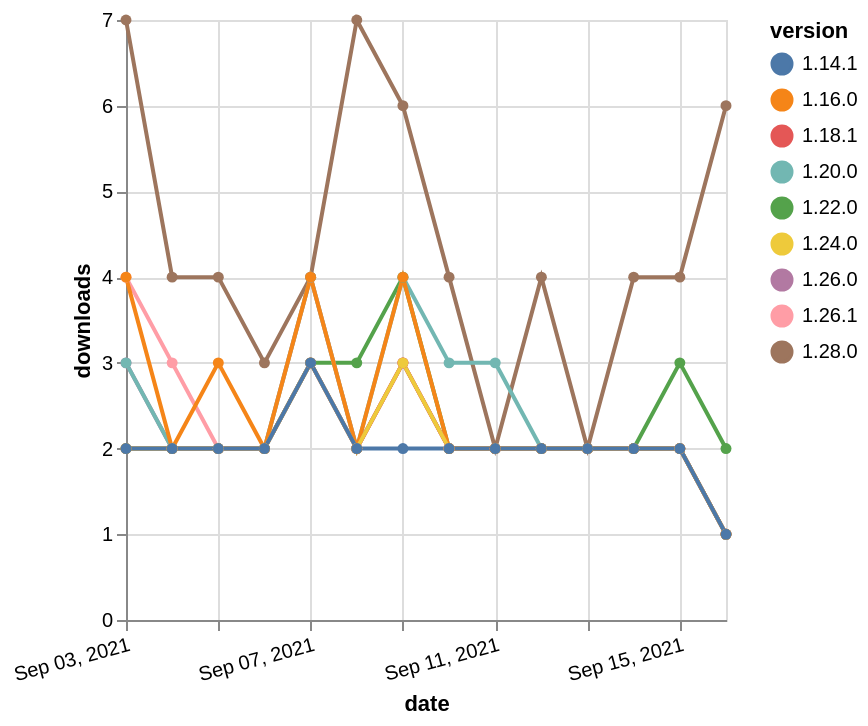

Source (Vega-Lite JSON):
### Vega-Lite specification from a JSON file in a GitHub repository (floating-point values rounded to 4 significant figures)
{"$schema": "https://vega.github.io/schema/vega-lite/v5.json", "description": "A simple bar chart with embedded data.", "data": {"values": [{"date": "2021-09-03", "total": 1753, "delta": 2, "version": "1.22.0"}, {"date": "2021-09-04", "total": 1755, "delta": 2, "version": "1.22.0"}, {"date": "2021-09-05", "total": 1757, "delta": 2, "version": "1.22.0"}, {"date": "2021-09-06", "total": 1759, "delta": 2, "version": "1.22.0"}, {"date": "2021-09-07", "total": 1762, "delta": 3, "version": "1.22.0"}, {"date": "2021-09-08", "total": 1765, "delta": 3, "version": "1.22.0"}, {"date": "2021-09-09", "total": 1769, "delta": 4, "version": "1.22.0"}, {"date": "2021-09-10", "total": 1771, "delta": 2, "version": "1.22.0"}, {"date": "2021-09-11", "total": 1773, "delta": 2, "version": "1.22.0"}, {"date": "2021-09-12", "total": 1775, "delta": 2, "version": "1.22.0"}, {"date": "2021-09-13", "total": 1777, "delta": 2, "version": "1.22.0"}, {"date": "2021-09-14", "total": 1779, "delta": 2, "version": "1.22.0"}, {"date": "2021-09-15", "total": 1782, "delta": 3, "version": "1.22.0"}, {"date": "2021-09-16", "total": 1784, "delta": 2, "version": "1.22.0"}, {"date": "2021-09-03", "total": 488, "delta": 4, "version": "1.26.1"}, {"date": "2021-09-04", "total": 491, "delta": 3, "version": "1.26.1"}, {"date": "2021-09-05", "total": 493, "delta": 2, "version": "1.26.1"}, {"date": "2021-09-06", "total": 495, "delta": 2, "version": "1.26.1"}, {"date": "2021-09-07", "total": 499, "delta": 4, "version": "1.26.1"}, {"date": "2021-09-08", "total": 501, "delta": 2, "version": "1.26.1"}, {"date": "2021-09-09", "total": 504, "delta": 3, "version": "1.26.1"}, {"date": "2021-09-10", "total": 506, "delta": 2, "version": "1.26.1"}, {"date": "2021-09-11", "total": 508, "delta": 2, "version": "1.26.1"}, {"date": "2021-09-12", "total": 510, "delta": 2, "version": "1.26.1"}, {"date": "2021-09-13", "total": 512, "delta": 2, "version": "1.26.1"}, {"date": "2021-09-14", "total": 514, "delta": 2, "version": "1.26.1"}, {"date": "2021-09-15", "total": 516, "delta": 2, "version": "1.26.1"}, {"date": "2021-09-16", "total": 517, "delta": 1, "version": "1.26.1"}, {"date": "2021-09-03", "total": 319, "delta": 7, "version": "1.28.0"}, {"date": "2021-09-04", "total": 323, "delta": 4, "version": "1.28.0"}, {"date": "2021-09-05", "total": 327, "delta": 4, "version": "1.28.0"}, {"date": "2021-09-06", "total": 330, "delta": 3, "version": "1.28.0"}, {"date": "2021-09-07", "total": 334, "delta": 4, "version": "1.28.0"}, {"date": "2021-09-08", "total": 341, "delta": 7, "version": "1.28.0"}, {"date": "2021-09-09", "total": 347, "delta": 6, "version": "1.28.0"}, {"date": "2021-09-10", "total": 351, "delta": 4, "version": "1.28.0"}, {"date": "2021-09-11", "total": 353, "delta": 2, "version": "1.28.0"}, {"date": "2021-09-12", "total": 357, "delta": 4, "version": "1.28.0"}, {"date": "2021-09-13", "total": 359, "delta": 2, "version": "1.28.0"}, {"date": "2021-09-14", "total": 363, "delta": 4, "version": "1.28.0"}, {"date": "2021-09-15", "total": 367, "delta": 4, "version": "1.28.0"}, {"date": "2021-09-16", "total": 373, "delta": 6, "version": "1.28.0"}, {"date": "2021-09-03", "total": 776, "delta": 3, "version": "1.26.0"}, {"date": "2021-09-04", "total": 778, "delta": 2, "version": "1.26.0"}, {"date": "2021-09-05", "total": 780, "delta": 2, "version": "1.26.0"}, {"date": "2021-09-06", "total": 782, "delta": 2, "version": "1.26.0"}, {"date": "2021-09-07", "total": 785, "delta": 3, "version": "1.26.0"}, {"date": "2021-09-08", "total": 787, "delta": 2, "version": "1.26.0"}, {"date": "2021-09-09", "total": 790, "delta": 3, "version": "1.26.0"}, {"date": "2021-09-10", "total": 792, "delta": 2, "version": "1.26.0"}, {"date": "2021-09-11", "total": 794, "delta": 2, "version": "1.26.0"}, {"date": "2021-09-12", "total": 796, "delta": 2, "version": "1.26.0"}, {"date": "2021-09-13", "total": 798, "delta": 2, "version": "1.26.0"}, {"date": "2021-09-14", "total": 800, "delta": 2, "version": "1.26.0"}, {"date": "2021-09-15", "total": 802, "delta": 2, "version": "1.26.0"}, {"date": "2021-09-16", "total": 803, "delta": 1, "version": "1.26.0"}, {"date": "2021-09-03", "total": 2202, "delta": 3, "version": "1.20.0"}, {"date": "2021-09-04", "total": 2204, "delta": 2, "version": "1.20.0"}, {"date": "2021-09-05", "total": 2206, "delta": 2, "version": "1.20.0"}, {"date": "2021-09-06", "total": 2208, "delta": 2, "version": "1.20.0"}, {"date": "2021-09-07", "total": 2212, "delta": 4, "version": "1.20.0"}, {"date": "2021-09-08", "total": 2214, "delta": 2, "version": "1.20.0"}, {"date": "2021-09-09", "total": 2218, "delta": 4, "version": "1.20.0"}, {"date": "2021-09-10", "total": 2221, "delta": 3, "version": "1.20.0"}, {"date": "2021-09-11", "total": 2224, "delta": 3, "version": "1.20.0"}, {"date": "2021-09-12", "total": 2226, "delta": 2, "version": "1.20.0"}, {"date": "2021-09-13", "total": 2228, "delta": 2, "version": "1.20.0"}, {"date": "2021-09-14", "total": 2230, "delta": 2, "version": "1.20.0"}, {"date": "2021-09-15", "total": 2232, "delta": 2, "version": "1.20.0"}, {"date": "2021-09-16", "total": 2233, "delta": 1, "version": "1.20.0"}, {"date": "2021-09-03", "total": 2576, "delta": 4, "version": "1.16.0"}, {"date": "2021-09-04", "total": 2578, "delta": 2, "version": "1.16.0"}, {"date": "2021-09-05", "total": 2581, "delta": 3, "version": "1.16.0"}, {"date": "2021-09-06", "total": 2583, "delta": 2, "version": "1.16.0"}, {"date": "2021-09-07", "total": 2587, "delta": 4, "version": "1.16.0"}, {"date": "2021-09-08", "total": 2589, "delta": 2, "version": "1.16.0"}, {"date": "2021-09-09", "total": 2593, "delta": 4, "version": "1.16.0"}, {"date": "2021-09-10", "total": 2595, "delta": 2, "version": "1.16.0"}, {"date": "2021-09-11", "total": 2597, "delta": 2, "version": "1.16.0"}, {"date": "2021-09-12", "total": 2599, "delta": 2, "version": "1.16.0"}, {"date": "2021-09-13", "total": 2601, "delta": 2, "version": "1.16.0"}, {"date": "2021-09-14", "total": 2603, "delta": 2, "version": "1.16.0"}, {"date": "2021-09-15", "total": 2605, "delta": 2, "version": "1.16.0"}, {"date": "2021-09-16", "total": 2606, "delta": 1, "version": "1.16.0"}, {"date": "2021-09-03", "total": 2169, "delta": 2, "version": "1.18.1"}, {"date": "2021-09-04", "total": 2171, "delta": 2, "version": "1.18.1"}, {"date": "2021-09-05", "total": 2173, "delta": 2, "version": "1.18.1"}, {"date": "2021-09-06", "total": 2175, "delta": 2, "version": "1.18.1"}, {"date": "2021-09-07", "total": 2178, "delta": 3, "version": "1.18.1"}, {"date": "2021-09-08", "total": 2180, "delta": 2, "version": "1.18.1"}, {"date": "2021-09-09", "total": 2183, "delta": 3, "version": "1.18.1"}, {"date": "2021-09-10", "total": 2185, "delta": 2, "version": "1.18.1"}, {"date": "2021-09-11", "total": 2187, "delta": 2, "version": "1.18.1"}, {"date": "2021-09-12", "total": 2189, "delta": 2, "version": "1.18.1"}, {"date": "2021-09-13", "total": 2191, "delta": 2, "version": "1.18.1"}, {"date": "2021-09-14", "total": 2193, "delta": 2, "version": "1.18.1"}, {"date": "2021-09-15", "total": 2195, "delta": 2, "version": "1.18.1"}, {"date": "2021-09-16", "total": 2196, "delta": 1, "version": "1.18.1"}, {"date": "2021-09-03", "total": 1105, "delta": 2, "version": "1.24.0"}, {"date": "2021-09-04", "total": 1107, "delta": 2, "version": "1.24.0"}, {"date": "2021-09-05", "total": 1109, "delta": 2, "version": "1.24.0"}, {"date": "2021-09-06", "total": 1111, "delta": 2, "version": "1.24.0"}, {"date": "2021-09-07", "total": 1114, "delta": 3, "version": "1.24.0"}, {"date": "2021-09-08", "total": 1116, "delta": 2, "version": "1.24.0"}, {"date": "2021-09-09", "total": 1119, "delta": 3, "version": "1.24.0"}, {"date": "2021-09-10", "total": 1121, "delta": 2, "version": "1.24.0"}, {"date": "2021-09-11", "total": 1123, "delta": 2, "version": "1.24.0"}, {"date": "2021-09-12", "total": 1125, "delta": 2, "version": "1.24.0"}, {"date": "2021-09-13", "total": 1127, "delta": 2, "version": "1.24.0"}, {"date": "2021-09-14", "total": 1129, "delta": 2, "version": "1.24.0"}, {"date": "2021-09-15", "total": 1131, "delta": 2, "version": "1.24.0"}, {"date": "2021-09-16", "total": 1132, "delta": 1, "version": "1.24.0"}, {"date": "2021-09-03", "total": 2293, "delta": 2, "version": "1.14.1"}, {"date": "2021-09-04", "total": 2295, "delta": 2, "version": "1.14.1"}, {"date": "2021-09-05", "total": 2297, "delta": 2, "version": "1.14.1"}, {"date": "2021-09-06", "total": 2299, "delta": 2, "version": "1.14.1"}, {"date": "2021-09-07", "total": 2302, "delta": 3, "version": "1.14.1"}, {"date": "2021-09-08", "total": 2304, "delta": 2, "version": "1.14.1"}, {"date": "2021-09-09", "total": 2306, "delta": 2, "version": "1.14.1"}, {"date": "2021-09-10", "total": 2308, "delta": 2, "version": "1.14.1"}, {"date": "2021-09-11", "total": 2310, "delta": 2, "version": "1.14.1"}, {"date": "2021-09-12", "total": 2312, "delta": 2, "version": "1.14.1"}, {"date": "2021-09-13", "total": 2314, "delta": 2, "version": "1.14.1"}, {"date": "2021-09-14", "total": 2316, "delta": 2, "version": "1.14.1"}, {"date": "2021-09-15", "total": 2318, "delta": 2, "version": "1.14.1"}, {"date": "2021-09-16", "total": 2319, "delta": 1, "version": "1.14.1"}]}, "width": "container", "mark": {"type": "line", "point": {"filled": true}}, "encoding": {"x": {"field": "date", "type": "temporal", "timeUnit": "yearmonthdate", "title": "date", "axis": {"labelAngle": -15}}, "y": {"field": "delta", "type": "quantitative", "title": "downloads"}, "color": {"field": "version", "type": "nominal"}, "tooltip": {"field": "delta"}}}
